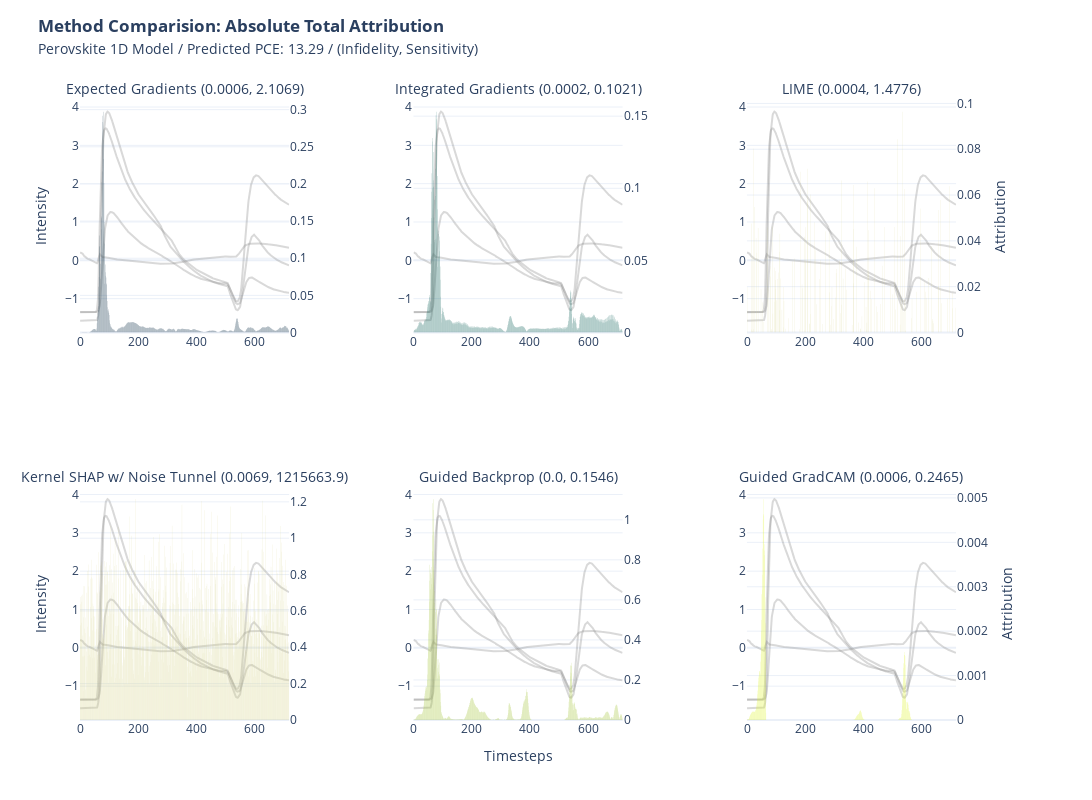

Write notebook code for a chart like this one.
### Code cell
import plotly.graph_objects as go

def format_title(title, subtitle=None, subtitle_font_size=14):
    title = f'<b>{title}</b>'
    if not subtitle:
        return title
    subtitle = f'<span style="font-size: {subtitle_font_size}px;">{subtitle}</span>'
    return f'{title}<br>{subtitle}'

from plotly.subplots import make_subplots

fig = make_subplots(rows=2, 
                    cols=3, 
                    specs=[[{"secondary_y": True}, {"secondary_y": True},{"secondary_y": True}],
                           [{"secondary_y": True},{"secondary_y": True},{"secondary_y": True}]],
                    subplot_titles=(format_title("", "Expected Gradients (" + str(*np.round(infid_eg.numpy(),4)) + ", " + str(*np.round(sens_eg.numpy(),4)) + ")"), 
                    format_title("", "Integrated Gradients (" + str(*np.round(infid_ig.numpy(),4)) + ", " + str(*np.round(sens_ig.numpy(),4)) + ")"), 
                    format_title("", "LIME (" + str(*np.round(infid_lime.numpy(),4)) + ", " + str(*np.round(sens_lime.numpy(),4)) + ")"), 
                    format_title("", "Kernel SHAP w/ Noise Tunnel (" + str(*np.round(infid_ks.numpy(),4)) + ", " + str(*np.round(sens_ks.numpy(),4)) + ")"), 
                    format_title("", "Guided Backprop (" + str(*np.round(infid_gbp.numpy(),4)) + ", " + str(*np.round(sens_gbp.numpy(),4)) + ")"), 
                    format_title("", "Guided GradCAM (" + str(*np.round(infid_ggc.numpy(),4)) + ", " + str(*np.round(sens_ggc.numpy(),4)) + ")"))
                    )

fig.add_trace(go.Scatter(y=x[0], name = "ND",marker_color="grey", opacity = 0.3,showlegend=False), row=1, col=1)
fig.add_trace(go.Scatter(y=x[1], name = "LP725",marker_color="grey", opacity = 0.3,showlegend=False), row=1, col=1)
fig.add_trace(go.Scatter(y=x[2], name = "LP780",marker_color="grey", opacity = 0.3,showlegend=False), row=1, col=1)
fig.add_trace(go.Scatter(y=x[3], name = "SP775",marker_color="grey", opacity = 0.3,showlegend=False), row=1, col=1)
fig.add_trace(go.Bar(y=attr_eg.squeeze().abs().sum(axis=0),marker_color= "#042940", opacity = 0.5,showlegend=False,marker_line_width=0),secondary_y=True, row=1, col=1)

fig.add_trace(go.Scatter(y=x[0], name = "ND",marker_color="grey", opacity = 0.3,showlegend=False), row=1, col=2)
fig.add_trace(go.Scatter(y=x[1], name = "LP725",marker_color="grey", opacity = 0.3,showlegend=False), row=1, col=2)
fig.add_trace(go.Scatter(y=x[2], name = "LP780",marker_color="grey", opacity = 0.3,showlegend=False), row=1, col=2)
fig.add_trace(go.Scatter(y=x[3], name = "SP775",marker_color="grey", opacity = 0.3,showlegend=False), row=1, col=2)
fig.add_trace(go.Bar(y=attr_ig.squeeze().abs().sum(axis=0),marker_color= "#005C53", opacity = 0.5,showlegend=False,marker_line_width=0),secondary_y=True, row=1, col=2)

fig.add_trace(go.Scatter(y=x[0], name = "ND",marker_color="grey", opacity = 0.3,showlegend=False), row=1, col=3)
fig.add_trace(go.Scatter(y=x[1], name = "LP725",marker_color="grey", opacity = 0.3,showlegend=False), row=1, col=3)
fig.add_trace(go.Scatter(y=x[2], name = "LP780",marker_color="grey", opacity = 0.3,showlegend=False), row=1, col=3)
fig.add_trace(go.Scatter(y=x[3], name = "SP775",marker_color="grey", opacity = 0.3,showlegend=False), row=1, col=3)
fig.add_trace(go.Bar(y=attr_lime.squeeze().abs().sum(axis=0),marker_color= "#D6D58E", opacity = 0.5,showlegend=False,marker_line_width=0),secondary_y=True, row=1, col=3)

fig.add_trace(go.Scatter(y=x[0], name = "ND",marker_color="grey", opacity = 0.3,showlegend=False), row=2, col=1)
fig.add_trace(go.Scatter(y=x[1], name = "LP725",marker_color="grey", opacity = 0.3,showlegend=False), row=2, col=1)
fig.add_trace(go.Scatter(y=x[2], name = "LP780",marker_color="grey", opacity = 0.3,showlegend=False), row=2, col=1)
fig.add_trace(go.Scatter(y=x[3], name = "SP775",marker_color="grey", opacity = 0.3,showlegend=False), row=2, col=1)
fig.add_trace(go.Bar(y=attr_ks.squeeze().abs().sum(axis=0),marker_color= "#D6D58E", opacity = 0.5,showlegend=False,marker_line_width=0),secondary_y=True, row=2, col=1)

fig.add_trace(go.Scatter(y=x[0], name = "ND",marker_color="grey", opacity = 0.3,showlegend=False), row=2, col=2)
fig.add_trace(go.Scatter(y=x[1], name = "LP725",marker_color="grey", opacity = 0.3,showlegend=False), row=2, col=2)
fig.add_trace(go.Scatter(y=x[2], name = "LP780",marker_color="grey", opacity = 0.3,showlegend=False), row=2, col=2)
fig.add_trace(go.Scatter(y=x[3], name = "SP775",marker_color="grey", opacity = 0.3,showlegend=False), row=2, col=2)
fig.add_trace(go.Bar(y=attr_gbp.squeeze().abs().sum(axis=0),marker_color= "#9FC131", opacity = 0.5,showlegend=False,marker_line_width=0),secondary_y=True, row=2, col=2)

fig.add_trace(go.Scatter(y=x[0], name = "ND",marker_color="grey", opacity = 0.3,showlegend=False), row=2, col=3)
fig.add_trace(go.Scatter(y=x[1], name = "LP725",marker_color="grey", opacity = 0.3,showlegend=False), row=2, col=3)
fig.add_trace(go.Scatter(y=x[2], name = "LP780",marker_color="grey", opacity = 0.3,showlegend=False), row=2, col=3)
fig.add_trace(go.Scatter(y=x[3], name = "SP775",marker_color="grey", opacity = 0.3,showlegend=False), row=2, col=3)
fig.add_trace(go.Bar(y=attr_ggc.squeeze().abs().sum(axis=0),marker_color= "#DBF227", opacity = 0.5,showlegend=False,marker_line_width=0),secondary_y=True, row=2, col=3)

fig.update_yaxes(title= None)
fig.update_yaxes(title_text=None, secondary_y=True)
fig.update_xaxes(title= None)

fig.update_yaxes(title= "Intensity", row=1, col =1)
fig.update_yaxes(title_text=None, secondary_y=True, row=1, col =1)
fig.update_yaxes(title_text="Attribution", secondary_y=True, row=1, col =3)
fig.update_yaxes(title= "Intensity", row=2, col =1)
fig.update_yaxes(title_text=None, secondary_y=True, row=2, col =1)
fig.update_yaxes(title_text="Attribution", secondary_y=True, row=2, col =3)
fig.update_xaxes(title= "Timesteps",row=2,col=2)

fig.update_layout(
    title= format_title("Method Comparision: Absolute Total Attribution", "Perovskite 1D Model / Predicted PCE: " + str(y) + " / (Infidelity, Sensitivity)"),
    legend_title = None,
    title_y = 0.96,
    title_x = 0.035,
    template = "plotly_white",
    height=800, width=2000
)

fig.write_image("xai/images/1D/1D_cmp_abs.png", scale=2)

fig.show()

### Figure 1 — Plotly figure (JSON) as saved in the notebook; plotly's stock layout.template omitted (floating-point values rounded to 4 significant figures; data arrays with more than 128 entries replaced by an {"elided": "..."} marker saying what was removed)
{"data": [{"marker": {"color": "grey"}, "name": "ND", "opacity": 0.3, "showlegend": false, "type": "scatter", "xaxis": "x", "y": {"elided": "719 float values"}, "yaxis": "y"}, {"marker": {"color": "grey"}, "name": "LP725", "opacity": 0.3, "showlegend": false, "type": "scatter", "xaxis": "x", "y": {"elided": "719 float values"}, "yaxis": "y"}, {"marker": {"color": "grey"}, "name": "LP780", "opacity": 0.3, "showlegend": false, "type": "scatter", "xaxis": "x", "y": {"elided": "719 float values"}, "yaxis": "y"}, {"marker": {"color": "grey"}, "name": "SP775", "opacity": 0.3, "showlegend": false, "type": "scatter", "xaxis": "x", "y": {"elided": "719 float values"}, "yaxis": "y"}, {"marker": {"color": "#042940", "line": {"width": 0}}, "opacity": 0.5, "showlegend": false, "type": "bar", "xaxis": "x", "y": {"elided": "719 float values"}, "yaxis": "y2"}, {"marker": {"color": "grey"}, "name": "ND", "opacity": 0.3, "showlegend": false, "type": "scatter", "xaxis": "x2", "y": {"elided": "719 float values"}, "yaxis": "y3"}, {"marker": {"color": "grey"}, "name": "LP725", "opacity": 0.3, "showlegend": false, "type": "scatter", "xaxis": "x2", "y": {"elided": "719 float values"}, "yaxis": "y3"}, {"marker": {"color": "grey"}, "name": "LP780", "opacity": 0.3, "showlegend": false, "type": "scatter", "xaxis": "x2", "y": {"elided": "719 float values"}, "yaxis": "y3"}, {"marker": {"color": "grey"}, "name": "SP775", "opacity": 0.3, "showlegend": false, "type": "scatter", "xaxis": "x2", "y": {"elided": "719 float values"}, "yaxis": "y3"}, {"marker": {"color": "#005C53", "line": {"width": 0}}, "opacity": 0.5, "showlegend": false, "type": "bar", "xaxis": "x2", "y": {"elided": "719 float values"}, "yaxis": "y4"}, {"marker": {"color": "grey"}, "name": "ND", "opacity": 0.3, "showlegend": false, "type": "scatter", "xaxis": "x3", "y": {"elided": "719 float values"}, "yaxis": "y5"}, {"marker": {"color": "grey"}, "name": "LP725", "opacity": 0.3, "showlegend": false, "type": "scatter", "xaxis": "x3", "y": {"elided": "719 float values"}, "yaxis": "y5"}, {"marker": {"color": "grey"}, "name": "LP780", "opacity": 0.3, "showlegend": false, "type": "scatter", "xaxis": "x3", "y": {"elided": "719 float values"}, "yaxis": "y5"}, {"marker": {"color": "grey"}, "name": "SP775", "opacity": 0.3, "showlegend": false, "type": "scatter", "xaxis": "x3", "y": {"elided": "719 float values"}, "yaxis": "y5"}, {"marker": {"color": "#D6D58E", "line": {"width": 0}}, "opacity": 0.5, "showlegend": false, "type": "bar", "xaxis": "x3", "y": {"elided": "719 float values"}, "yaxis": "y6"}, {"marker": {"color": "grey"}, "name": "ND", "opacity": 0.3, "showlegend": false, "type": "scatter", "xaxis": "x4", "y": {"elided": "719 float values"}, "yaxis": "y7"}, {"marker": {"color": "grey"}, "name": "LP725", "opacity": 0.3, "showlegend": false, "type": "scatter", "xaxis": "x4", "y": {"elided": "719 float values"}, "yaxis": "y7"}, {"marker": {"color": "grey"}, "name": "LP780", "opacity": 0.3, "showlegend": false, "type": "scatter", "xaxis": "x4", "y": {"elided": "719 float values"}, "yaxis": "y7"}, {"marker": {"color": "grey"}, "name": "SP775", "opacity": 0.3, "showlegend": false, "type": "scatter", "xaxis": "x4", "y": {"elided": "719 float values"}, "yaxis": "y7"}, {"marker": {"color": "#D6D58E", "line": {"width": 0}}, "opacity": 0.5, "showlegend": false, "type": "bar", "xaxis": "x4", "y": {"elided": "719 float values"}, "yaxis": "y8"}, {"marker": {"color": "grey"}, "name": "ND", "opacity": 0.3, "showlegend": false, "type": "scatter", "xaxis": "x5", "y": {"elided": "719 float values"}, "yaxis": "y9"}, {"marker": {"color": "grey"}, "name": "LP725", "opacity": 0.3, "showlegend": false, "type": "scatter", "xaxis": "x5", "y": {"elided": "719 float values"}, "yaxis": "y9"}, {"marker": {"color": "grey"}, "name": "LP780", "opacity": 0.3, "showlegend": false, "type": "scatter", "xaxis": "x5", "y": {"elided": "719 float values"}, "yaxis": "y9"}, {"marker": {"color": "grey"}, "name": "SP775", "opacity": 0.3, "showlegend": false, "type": "scatter", "xaxis": "x5", "y": {"elided": "719 float values"}, "yaxis": "y9"}, {"marker": {"color": "#9FC131", "line": {"width": 0}}, "opacity": 0.5, "showlegend": false, "type": "bar", "xaxis": "x5", "y": {"elided": "719 float values"}, "yaxis": "y10"}, {"marker": {"color": "grey"}, "name": "ND", "opacity": 0.3, "showlegend": false, "type": "scatter", "xaxis": "x6", "y": {"elided": "719 float values"}, "yaxis": "y11"}, {"marker": {"color": "grey"}, "name": "LP725", "opacity": 0.3, "showlegend": false, "type": "scatter", "xaxis": "x6", "y": {"elided": "719 float values"}, "yaxis": "y11"}, {"marker": {"color": "grey"}, "name": "LP780", "opacity": 0.3, "showlegend": false, "type": "scatter", "xaxis": "x6", "y": {"elided": "719 float values"}, "yaxis": "y11"}, {"marker": {"color": "grey"}, "name": "SP775", "opacity": 0.3, "showlegend": false, "type": "scatter", "xaxis": "x6", "y": {"elided": "719 float values"}, "yaxis": "y11"}, {"marker": {"color": "#DBF227", "line": {"width": 0}}, "opacity": 0.5, "showlegend": false, "type": "bar", "xaxis": "x6", "y": {"elided": "719 float values"}, "yaxis": "y12"}], "layout": {"annotations": [{"font": {"size": 16}, "showarrow": false, "text": "<b></b><br><span style=\"font-size: 14px;\">Expected Gradients (0.0006, 2.1069)</span>", "x": 0.1122, "xanchor": "center", "xref": "paper", "y": 1, "yanchor": "bottom", "yref": "paper"}, {"font": {"size": 16}, "showarrow": false, "text": "<b></b><br><span style=\"font-size: 14px;\">Integrated Gradients (0.0002, 0.1021)</span>", "x": 0.47, "xanchor": "center", "xref": "paper", "y": 1, "yanchor": "bottom", "yref": "paper"}, {"font": {"size": 16}, "showarrow": false, "text": "<b></b><br><span style=\"font-size: 14px;\">LIME (0.0004, 1.4776)</span>", "x": 0.8278, "xanchor": "center", "xref": "paper", "y": 1, "yanchor": "bottom", "yref": "paper"}, {"font": {"size": 16}, "showarrow": false, "text": "<b></b><br><span style=\"font-size: 14px;\">Kernel SHAP w/ Noise Tunnel (0.0069, 1215663.9)</span>", "x": 0.1122, "xanchor": "center", "xref": "paper", "y": 0.375, "yanchor": "bottom", "yref": "paper"}, {"font": {"size": 16}, "showarrow": false, "text": "<b></b><br><span style=\"font-size: 14px;\">Guided Backprop (0.0, 0.1546)</span>", "x": 0.47, "xanchor": "center", "xref": "paper", "y": 0.375, "yanchor": "bottom", "yref": "paper"}, {"font": {"size": 16}, "showarrow": false, "text": "<b></b><br><span style=\"font-size: 14px;\">Guided GradCAM (0.0006, 0.2465)</span>", "x": 0.8278, "xanchor": "center", "xref": "paper", "y": 0.375, "yanchor": "bottom", "yref": "paper"}], "height": 800, "legend": {"title": {}}, "title": {"text": "<b>Method Comparision: Absolute Total Attribution</b><br><span style=\"font-size: 14px;\">Perovskite 1D Model / Predicted PCE: 13.29 / (Infidelity, Sensitivity)</span>", "x": 0.035, "y": 0.96}, "width": 2000, "xaxis": {"anchor": "y", "domain": [0, 0.2244], "title": {}}, "xaxis2": {"anchor": "y3", "domain": [0.3578, 0.5822], "title": {}}, "xaxis3": {"anchor": "y5", "domain": [0.7156, 0.94], "title": {}}, "xaxis4": {"anchor": "y7", "domain": [0, 0.2244], "title": {}}, "xaxis5": {"anchor": "y9", "domain": [0.3578, 0.5822], "title": {"text": "Timesteps"}}, "xaxis6": {"anchor": "y11", "domain": [0.7156, 0.94], "title": {}}, "yaxis": {"anchor": "x", "domain": [0.625, 1], "title": {"text": "Intensity"}}, "yaxis10": {"anchor": "x5", "overlaying": "y9", "side": "right", "title": {}}, "yaxis11": {"anchor": "x6", "domain": [0, 0.375], "title": {}}, "yaxis12": {"anchor": "x6", "overlaying": "y11", "side": "right", "title": {"text": "Attribution"}}, "yaxis2": {"anchor": "x", "overlaying": "y", "side": "right", "title": {}}, "yaxis3": {"anchor": "x2", "domain": [0.625, 1], "title": {}}, "yaxis4": {"anchor": "x2", "overlaying": "y3", "side": "right", "title": {}}, "yaxis5": {"anchor": "x3", "domain": [0.625, 1], "title": {}}, "yaxis6": {"anchor": "x3", "overlaying": "y5", "side": "right", "title": {"text": "Attribution"}}, "yaxis7": {"anchor": "x4", "domain": [0, 0.375], "title": {"text": "Intensity"}}, "yaxis8": {"anchor": "x4", "overlaying": "y7", "side": "right", "title": {}}, "yaxis9": {"anchor": "x5", "domain": [0, 0.375], "title": {}}}}
